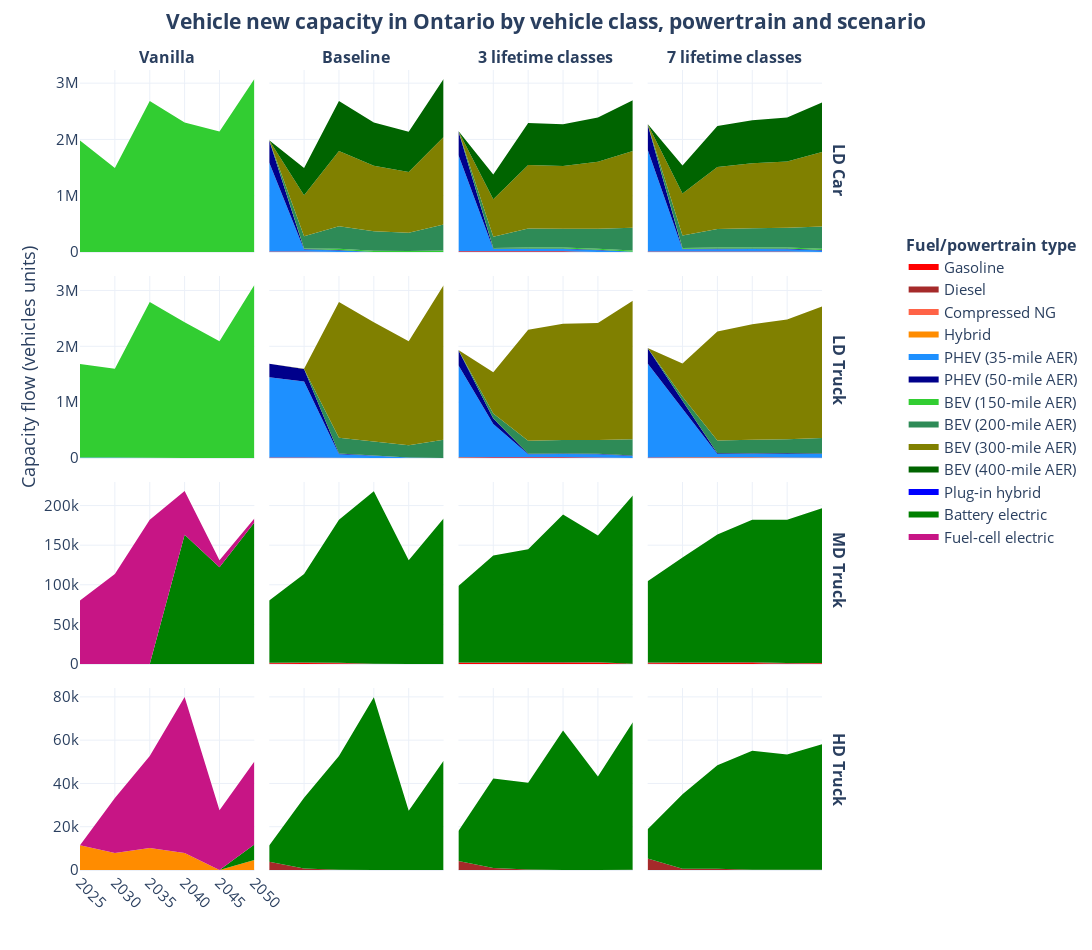

Write notebook code for a chart like this one.
### Code cell
plot_capacity_flow_multicat_area(
    plot_title='Vehicle new capacity in Ontario by vehicle class, powertrain and scenario',
    capacity_type='new capacity',
    scenarios={
        # db variant : scenario
        'vanilla4' : 'vanilla4',
        'baseline' : 'baseline',
        "baseline_life_3" : "baseline_life_3",
        "baseline_life_7"   : "baseline_life_7",
    },
    scenario_labels={
        'vanilla4' : 'Vanilla',
        'baseline'  : 'Baseline',
        'baseline_life_3'  : '3 lifetime classes',
        'baseline_life_7'  : '7 lifetime classes',
    },
    modes_order=('LD Car', 'LD Truck', 'MD Truck', 'HD Truck')
)
